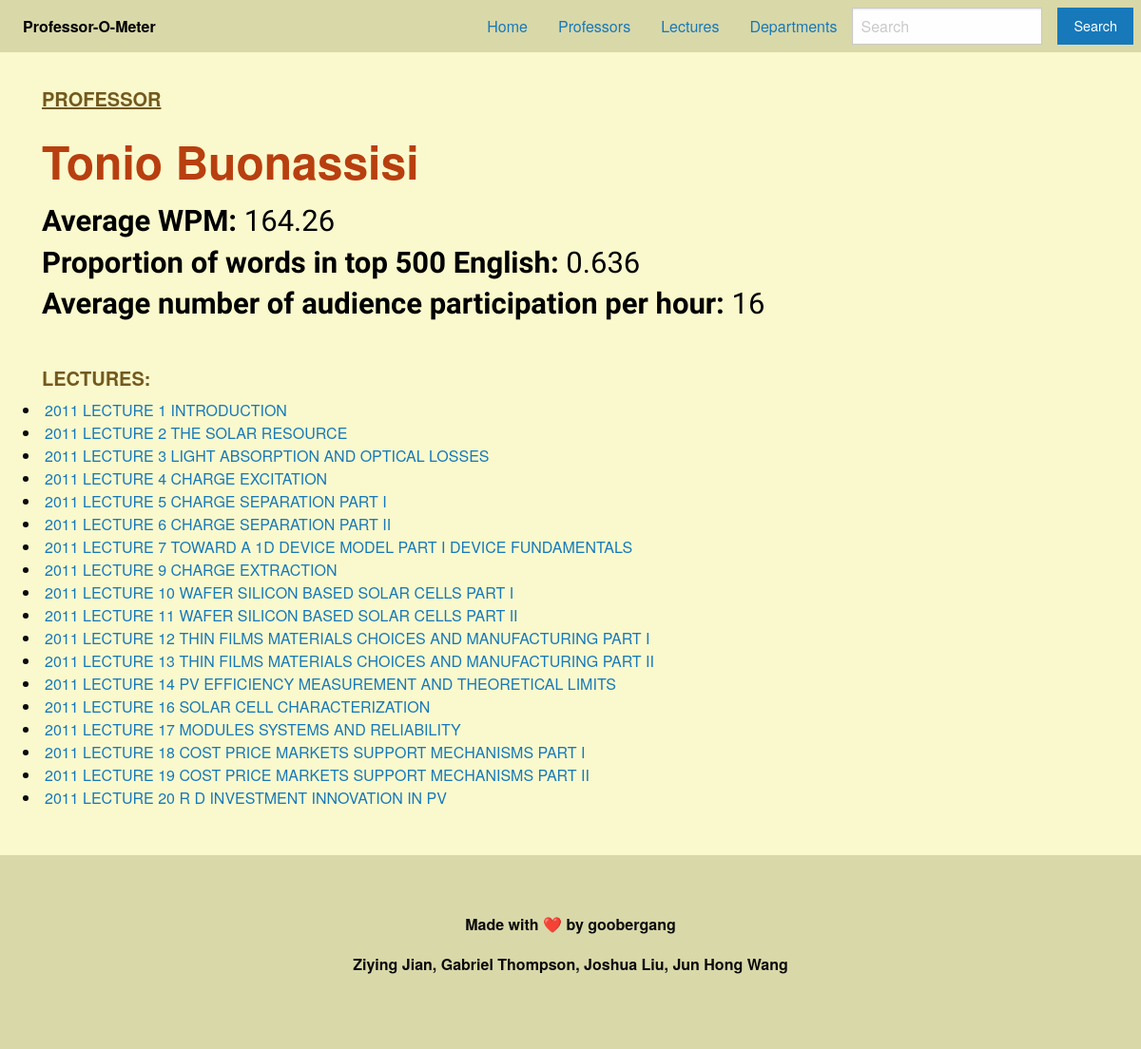
The page /prof/51 on the database its author committed.
### tables this page shows
CREATE TABLE Professor(professor_id int primary key, professor text, speed int, vocabulary int, stu_interact int);

CREATE TABLE Lectures(Lecture_id int primary key, course_title text, lecture_title text, professor_id int, topic text, speed int, vocabulary int);

### app/__init__.py (the view)
@app.route("/prof/<prof_id>", methods=["GET"])
def prof_info(prof_id):
    prof_lectures = get_lectures_from_prof_id(prof_id)
    info = get_professor_info(prof_id)
    n=info[1] # Name
    s=info[2] # Speed
    v=info[3] # vocab
    i=info[4] # student interaction
    return render_template("prof_info.html", ID=prof_id, LECTURES=prof_lectures, SPEED=s, VOCAB=v, INTERACTION=i, NAME=n)

### app/db.py (called while the page is built)
def get_professor_info(ID):
    c = db.cursor()
    c.execute("select * from Professor where (professor_id = ?)", (ID,))
    data = c.fetchall()
    c.close()
    if data == None :
        return []
    return data[0]

def get_lectures_from_prof_id(ID):
    c = db.cursor()
    c.execute("select Lecture_id,lecture_title from Lectures where (professor_id = ?)", (ID,))
    data = c.fetchall()
    c.close()
    if data == None :
        return []
    Titles = [[Title[0], Title[1]] for Title in data]
    return Titles

### app/templates/prof_info.html (shortened to what this page needs)
<!DOCTYPE html>
<html lang="en">
<head>
    <link rel="stylesheet" href="https://cdn.jsdelivr.net/npm/foundation-sites@6.7.5/dist/css/foundation.min.css"
>
    <link rel="stylesheet" href="static/css/stylesheet.css">
</head>
<body>
    <nav id="navbar" class="top-bar" data-topbar role="navigation">
        <div id="navbar" class="top-bar-left">
            <ul id="navbar" class="dropdown menu" data-responsive-menu="drilldown medium-dropdown">
                <li id="menu-text" class="menu-text">Professor-O-Meter</li>
            </ul>
        </div>
        <div id="navbar" class="top-bar-right">
            <ul id="navbar" class="dropdown menu" data-responsive-menu="drilldown medium-dropdown">
                <li><a href="/">Home</a></li>
                <li><a href="/professor">Professors</a></li>
                <li><a href="/lecture">Lectures</a></li>
                <li><a href="/departments">Departments</a></li>
                <ul class="menu">
                    <li>
                        <form id="navbar" action="/result" class="search-form">
                            <input type="search" placeholder="Search" name="search">
                    </li>
                    <li><button id="search_button" type="submit" class="button">Search</button>
                    </li>
                </ul>
        </div>
    </nav>
    <div style="margin-left: 2vw">
        <h2><u>PROFESSOR</u></h2>
        <h1 id="prof_name">{{NAME}} <br></h1>
        <h3>
        <b>Average WPM:</b> {{SPEED}} <br>
        <b>Proportion of words in top 500 English:</b> {{VOCAB}} <br>
        <b>Average number of audience participation per hour:</b> {{INTERACTION}}<br>
        <h2>LECTURES:</h2>
        {% for lecture in LECTURES %}
        </h3>
        <li><a href={{ url_for( 'lecture_info' ,lecture_id=lecture[0])}}>
                {{lecture[1]}}
            </a></li>
        {% endfor %}
    </div>
    <br><br>
  <footer class="footer">
    <div class="grid-container">
        <div class="grid-x grid-padding-x">
        <div class="cell small-12">
            <p>Made with ❤️ by goobergang</p>
            <p>Ziying Jian, Gabriel Thompson, Joshua Liu, Jun Hong Wang</p>
        </div>
        </div>
    </div>
  </footer>
</body>
</html>

### app/static/css/stylesheet.css (style rules this page uses)
#navbar { background-color: #d9d8a9; align-items: center; }
#menu-text { color: black }
.footer { background-color: #d9d8a9; padding: 60px; text-align: center; font-weight: bold; }
h1 { font-weight: bold; padding-left: 20px; padding-top: 20px; }
h2 { padding-left: 20px; color: #73591e; font-weight: bold; }
h3 { padding-left: 20px; color: black; }
body { background-color: #faf9cd; }

### app/templates/prof_info.html (style rules this page uses)
#navbar { background-color: #d9d8a9; align-items: center; }
#menu-text { color: black }
.footer { background-color: #d9d8a9; padding: 60px; text-align: center; font-weight: bold; }
#prof_name { color: #b83f0f }
h1 { font-weight: bold; padding-left: 20px; padding-top: 10px; }
h2 { font-size: 20px; padding-top: 35px; padding-left: 20px; color: #73591e; font-weight: bold; }
h3 { font-family: Work Sans, sans-serif; padding-left: 20px; color: black; }
body { background-color: #faf9cd; }

### rows shown on the page
Professor: professor "Tonio Buonassisi", speed "164.26", vocabulary "0.636"
Lectures: lecture_title "2011 LECTURE 1 INTRODUCTION"
Lectures: lecture_title "2011 LECTURE 2 THE SOLAR RESOURCE"
Lectures: lecture_title "2011 LECTURE 3 LIGHT ABSORPTION AND OPTICAL LOSSES"
Lectures: lecture_title "2011 LECTURE 4 CHARGE EXCITATION"
Lectures: lecture_title "2011 LECTURE 5 CHARGE SEPARATION PART I"
Lectures: lecture_title "2011 LECTURE 6 CHARGE SEPARATION PART II"
Lectures: lecture_title "2011 LECTURE 7 TOWARD A 1D DEVICE MODEL PART I DEVICE FUNDAMENTALS"
Lectures: lecture_title "2011 LECTURE 9 CHARGE EXTRACTION"
Lectures: lecture_title "2011 LECTURE 10 WAFER SILICON BASED SOLAR CELLS PART I"
Lectures: lecture_title "2011 LECTURE 11 WAFER SILICON BASED SOLAR CELLS PART II"
Lectures: lecture_title "2011 LECTURE 12 THIN FILMS MATERIALS CHOICES AND MANUFACTURING PART I"
Lectures: lecture_title "2011 LECTURE 13 THIN FILMS MATERIALS CHOICES AND MANUFACTURING PART II"
Lectures: lecture_title "2011 LECTURE 14 PV EFFICIENCY MEASUREMENT AND THEORETICAL LIMITS"
Lectures: lecture_title "2011 LECTURE 16 SOLAR CELL CHARACTERIZATION"
Lectures: lecture_title "2011 LECTURE 17 MODULES SYSTEMS AND RELIABILITY"
Lectures: lecture_title "2011 LECTURE 18 COST PRICE MARKETS SUPPORT MECHANISMS PART I"
Lectures: lecture_title "2011 LECTURE 19 COST PRICE MARKETS SUPPORT MECHANISMS PART II"
Lectures: lecture_title "2011 LECTURE 20 R D INVESTMENT INNOVATION IN PV"

### other values the page prints
{{ INTERACTION }} "16"
